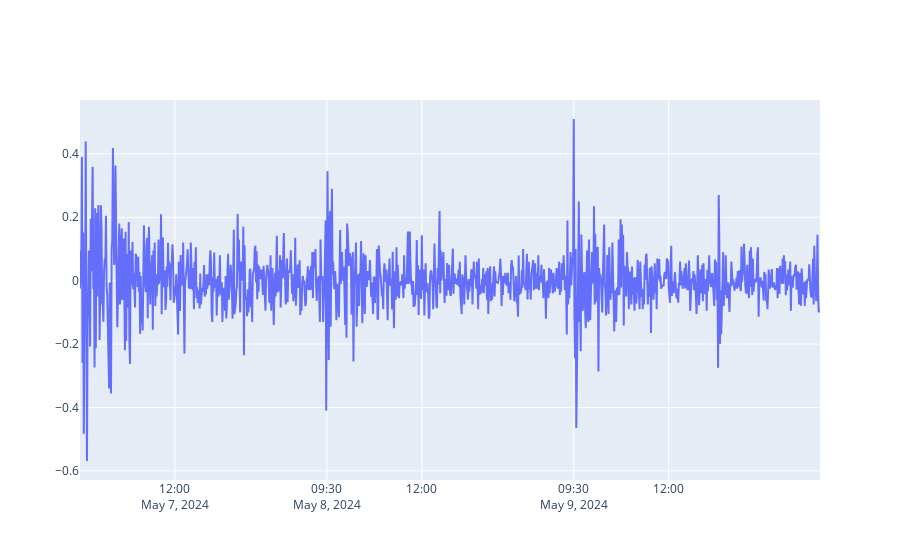

Notebook source saved alongside this figure:
### Code cell
plot_daily_return(chart)

### Figure 1 — Plotly figure (JSON) as saved in the notebook; plotly's stock layout.template omitted (floating-point values rounded to 4 significant figures; data arrays with more than 128 entries replaced by an {"elided": "..."} marker saying what was removed)
{"data": [{"type": "scatter", "x": {"elided": "1170 str values"}, "y": {"elided": "1170 float values"}}], "layout": {"xaxis": {"rangebreaks": [{"bounds": ["sat", "mon"]}, {"bounds": [16, 9.5], "pattern": "hour"}], "type": "date"}}}
